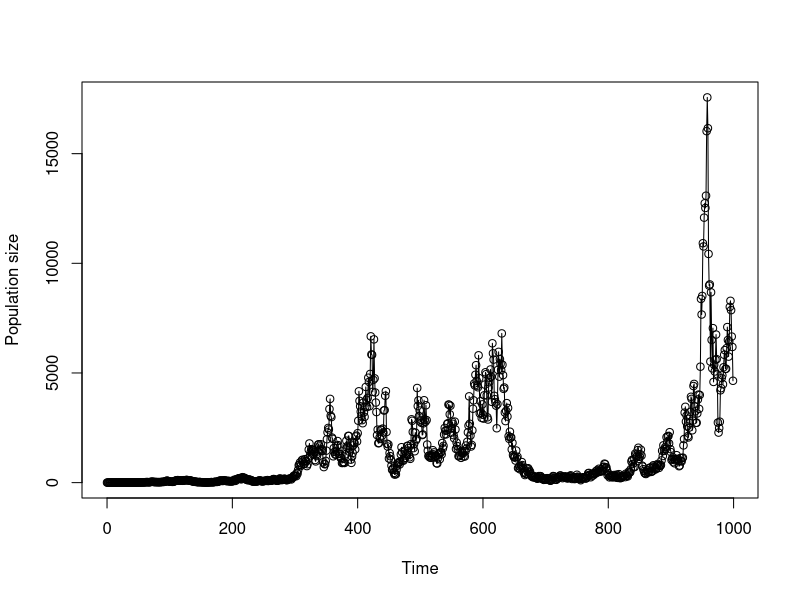

Reproduce this figure in R.
# Clear workspace and close graphics
rm(list = ls())
graphics.off()

set.seed(1) # for reproducibility

geom_growth_base <- function(N0 = 2,
                            T = 999,
                            lambda = 1.01,
                            sigma = 0.2){
        Nvals <- vector('numeric') # initiate a place to put the values
        Nvals[1] <- N0
    for (t in 1:T){
        Nvals[t+1] <- Nvals[t]*(lambda*exp(rnorm(1,0,sigma)))
    }
    return(Nvals)
}
# Run the simulation
out <- geom_growth_base()
# Plot the results
plot(0:999,
out,
xlab='Time',
ylab='Population size',
type='o')

# Simplest benchmark
# Default number of time-points
start_time <- Sys.time()
out <- geom_growth_base()
end_time <- Sys.time()
time_elapsed <- end_time - start_time
print(time_elapsed)

# Repeat simplest benchmark with longer time horizing
# Repeat with greater number of time-points
start_time2 <- Sys.time()
out2 <- geom_growth_base(T = 9E5)
end_time2 <- Sys.time()
time_elapsed2 <- end_time2 - start_time2
print(time_elapsed2)

# Benchmark with system.time
system.time(geom_growth_base(T = 9E5))

# Benchmark with microbanchmark
library(microbenchmark)